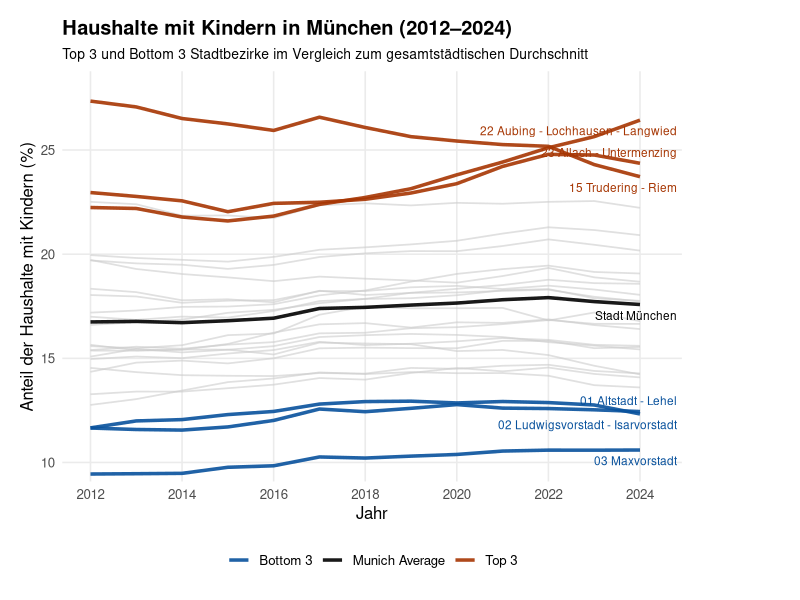

The R script that drew this image:
library(dplyr)
library(ggplot2)
library(ggrepel)
library(readxl)
library(RColorBrewer)


be_sheet <- read_excel("data/raw/export_be.xlsx", sheet = "BEVÖLKERUNG")

# filter indicator "Haushalte mit Kindern"
households_with_children <- be_sheet %>%
  select(Indikator, Ausprägung, Jahr, Raumbezug, Indikatorwert, "Basiswert 1", "Basiswert 2")%>%
  filter(
    Indikator == "Haushalte mit Kindern",
    Ausprägung == "insgesamt"
  ) %>%
  mutate(
    anteil = 100 * `Basiswert 1` / `Basiswert 2`
  )

# calculate district averages
district_averages <- households_with_children %>%
  group_by(Raumbezug) %>%
  summarize(avg_pct = mean(anteil, na.rm = TRUE), .groups = "drop")

# get top 3 and bottom 3 districts (excluding city total)
top3 <- district_averages %>%
  filter(Raumbezug != "Stadt München") %>%
  arrange(desc(avg_pct)) %>%
  slice(1:3) %>%
  pull(Raumbezug)

bottom3 <- district_averages %>%
  filter(Raumbezug != "Stadt München") %>%
  arrange(avg_pct) %>%
  slice(1:3) %>%
  pull(Raumbezug)

highlight_districts <- c("Stadt München", top3, bottom3)

# prepare data for plotting
data_for_plot <- households_with_children %>%
  mutate(
    highlight_status = case_when(
      Raumbezug == "Stadt München" ~ "Munich Average",
      Raumbezug %in% top3 ~ "Top 3",
      Raumbezug %in% bottom3 ~ "Bottom 3",
      TRUE ~ "Other"
    )
  )

# color palette
colors <- c(
  "Top 3" = brewer.pal(5, "Oranges")[5],
  "Bottom 3" = brewer.pal(5, "Blues")[5],
  "Munich Average" = "black",
  "Other" = "grey80"
)

# label for the latest year
label_data <- data_for_plot %>%
  filter(Jahr == max(Jahr, na.rm = TRUE)) %>%
  filter(Raumbezug %in% highlight_districts) %>%
  distinct(Raumbezug, .keep_all = TRUE)

# plot
haushalt_kindern_jahr <- ggplot(data_for_plot, aes(x = Jahr, y = anteil, group = Raumbezug)) +
  # grey background lines for all other districts
  geom_line(data = subset(data_for_plot, highlight_status == "Other"),
            color = "grey80", linewidth = 0.6, alpha = 0.6) +
  
  # colored lines for highlighted groups
  geom_line(data = subset(data_for_plot, highlight_status != "Other"),
            aes(color = highlight_status), linewidth = 1.2, alpha = 0.9) +
  
  # text labels for rightmost points (latest year)
  geom_text_repel(
    data = label_data,
    aes(label = Raumbezug, color = highlight_status),
    nudge_x = 0.3,
    size = 3,
    show.legend = FALSE,
    direction = "y",
    segment.size = 0.3,
    segment.color = "grey50"
  ) +
  
  # color scale
  scale_color_manual(values = colors) +
  
  # x-axis: auto breaks, no hard limits
  scale_x_continuous(
    breaks = seq(min(data_for_plot$Jahr, na.rm = TRUE),
                 max(data_for_plot$Jahr, na.rm = TRUE), by = 2)
  ) +
  
  # y-axis nice formatting
  scale_y_continuous(expand = expansion(mult = c(0.02, 0.08))) +
  
  # make sure labels can go outside
  coord_cartesian(clip = "off") +
  
  # clean theme
  theme_minimal(base_size = 12) +
  theme(
    legend.position = "bottom",
    legend.title = element_blank(),
    plot.margin = unit(c(0.5, 3, 0.5, 0.5), "cm"),
    panel.grid.minor = element_blank(),
    plot.title = element_text(face = "bold"),
    plot.subtitle = element_text(size = 10)
  ) +
  
  # legend arrangement
  guides(color = guide_legend(ncol = 3)) +
  
  # labels
  labs(
    title = "Haushalte mit Kindern in München (2012–2024)",
    subtitle = "Top 3 und Bottom 3 Stadtbezirke im Vergleich zum gesamtstädtischen Durchschnitt",
    x = "Jahr",
    y = "Anteil der Haushalte mit Kindern (%)"
  )

haushalt_kindern_jahr
